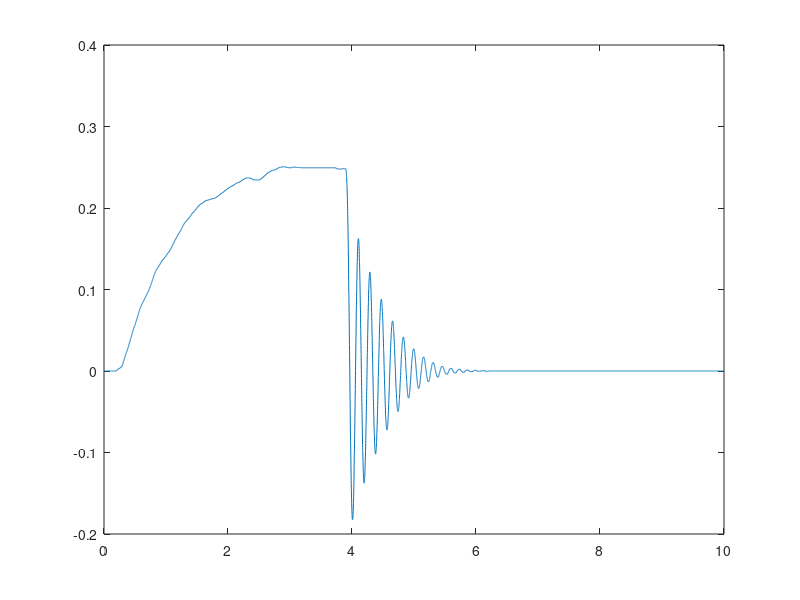
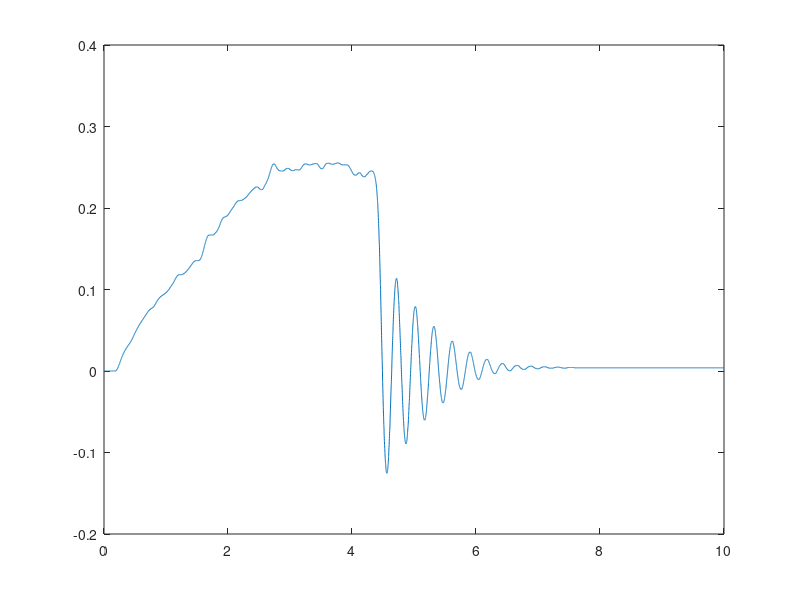
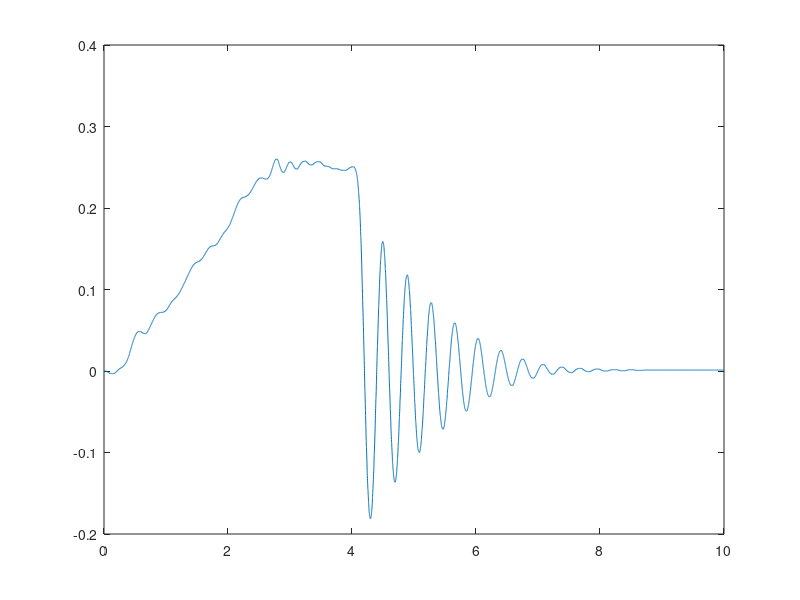

Reproduce these figures in MATLAB, in order. (Note: this script raises an error after producing the figures.)
clear all
close all
clc

% ----------------------------------------------------

% 24-452 MSE Spring 2025 Group B3 
% LAB 1 - Torsional - Experiment 2
fprintf('\n24-452 MSE Lab 1\n');

% ----------------------------------------------------
% Measured Values
r = 0.09;
m = 0.503;

% Data Import
data1 = textread('t2_1_1.txt','','headerlines',22);
time1 = data1(:,1);
disp1 = data1(:,3);
figure(1)
plot(time1, disp1)

data2 = textread('t2_1_2.txt','','headerlines',22);
time2 = data2(:,1);
disp2 = data2(:,3);
figure(2)
plot(time2,disp2)

data3 = textread('t2_1_3.txt','','headerlines',22);
time3 = data3(:,1);
disp3 = data3(:,3);
figure(3)
plot(time3,disp3)

data4 = textread('t2_2_1.txt','','headerlines',22);
time4 = data4(:,1);
disp4 = data4(:,4);

data5 = textread('t2_2_2.txt','','headerlines',22);
time5 = data5(:,1);
disp5 = data5(:,4);

data6 = textread('t2_3_1.txt','','headerlines',22);
time6 = data6(:,1);
disp6 = data6(:,5);

data7 = textread('t2_3_2.txt','','headerlines',22);
time7 = data7(:,1);
disp7 = data7(:,5);
%% Question 2
[wn_ratio2,wn1,wn2,dampingRatio1,dampingRatio2] = getNaturalFreqRatio(time1,disp1,time2,disp2);

I_disk = (m*r^2)/(wn_ratio2-1);

k = wn1^2 * I_disk;
c1 = dampingRatio1 * 2 * sqrt(k*I_disk);
c2 = dampingRatio2 * 2 * sqrt(k*(I_disk+(m*0.09^2)));

fprintf("Disk Moment of Inertia: %4f\n",I_disk)
fprintf("Spring Rate: %d\n",k)
fprintf("Damping Coefficient Test 1: %2f\nDamping Coefficient Test 2: %2f \n", c1, c2)
fprintf("Damping Ratio Test 1: %4f\nDamping Ratio Test 2: %4f\n",dampingRatio1, dampingRatio2)

%% Question 3 (need to run Q2 for some values)
[wn_ratio3,wn2,wn3,dampingRatio2,dampingRatio3] = getNaturalFreqRatio(time2,disp2,time3,disp3);

I_2 = I_disk + m*r^2;
mass_block = I_2*(wn_ratio3-1)/r^2;

fprintf('Disk Mass %2f\n',mass_block)

%% Question 5
[wn_ratio5,wn4,wn5,dampingRatio4,dampingRatio5] = getNaturalFreqRatio(time4,disp4,time5,disp5);

I_disk2 = (m*r^2)/(wn_ratio5-1);

k_5 = wn4^2 * I_disk2;
c4 = dampingRatio4 * 2 * sqrt(k_5*I_disk2);
c5 = dampingRatio5 * 2 * sqrt(k_5*(I_disk2+(m*r^2)));

fprintf("Disk Moment of Inertia: %4f\n",I_disk2)
fprintf("Spring Rate: %d\n",k_5)
fprintf("Damping Coefficient Test 4: %2f\nDamping Coefficient Test 5: %2f \n", c4, c5)
fprintf("Damping Ratio Test 4: %4f\nDamping Ratio Test 5: %4f\n",dampingRatio4, dampingRatio5)

%% Question 6
[wn_ratio6,wn6,wn7,dampingRatio6,dampingRatio7] = getNaturalFreqRatio(time6,disp6,time7,disp7);

I_disk3 = (m*r^2)/(wn_ratio6-1);

k_6 = wn6^2 * I_disk3;
c6 = dampingRatio6 * 2 * sqrt(k_6*I_disk3);
c7 = dampingRatio7 * 2 * sqrt(k_6*(I_disk3+(m*r^2)));

fprintf("Disk 3 Moment of Inertia: %4f\n",I_disk3)
fprintf("Spring Rate: %d\n",k_6)
fprintf("Damping Coefficient Test 6: %2f\nDamping Coefficient Test 7: %2f \n", c6, c7)
fprintf("Damping Ratio Test 6: %4f\nDamping Ratio Test 7: %4f\n",dampingRatio6, dampingRatio7)
